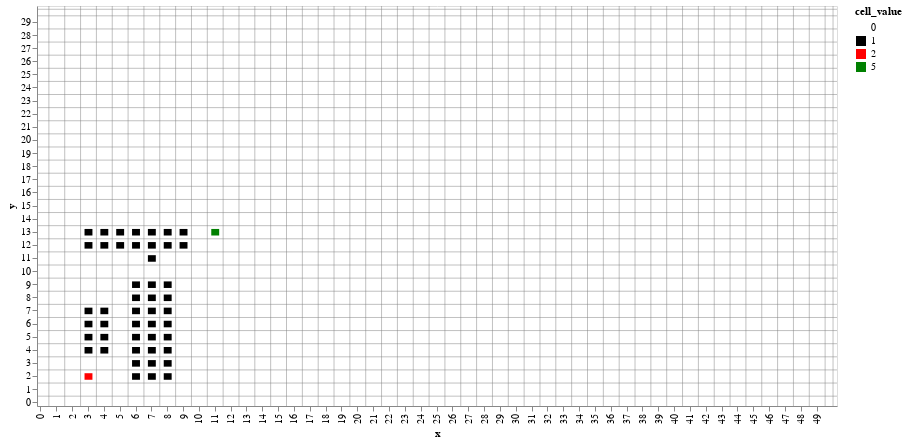

Notebook code for this chart:
### Code cell
flat_grid = [cell for row in grid_matrix for cell in row]
df = pd.DataFrame(flat_grid, columns=['x', 'y', 'cell_value'])

color_scale = alt.Scale(domain=[0, 1, 2, 5], range=['white', 'black', 'red', 'green'])

heatmap = alt.Chart(df).mark_rect().encode(
    x=alt.X('x:O', axis=alt.Axis(title='x', values=list(range(0, 51, 1)))),
    y=alt.Y('y:O', axis=alt.Axis(title='y', values=list(range(0, 31, 1))), sort='descending'),
    color=alt.Color('cell_value:N', scale=color_scale)
).properties(
    width=800,
    height=400
)

horizontal_grid = alt.Chart(pd.DataFrame({'y': [i + 0.5 for i in range(31)]})).mark_rule(color='gray', strokeWidth=0.5).encode(
    y=alt.Y('y:O', sort='descending') 
)

vertical_grid = alt.Chart(pd.DataFrame({'x': [i + 0.5 for i in range(51)]})).mark_rule(color='gray', strokeWidth=0.5).encode(
    x='x:O'
)

heatmap = heatmap + horizontal_grid + vertical_grid

heatmap

### Figure 1 — Vega-Lite specification as saved in the notebook (floating-point values rounded to 4 significant figures; data arrays with more than 128 entries replaced by an {"elided": "..."} marker saying what was removed)
{"config": {"view": {"continuousWidth": 300, "continuousHeight": 300}}, "layer": [{"data": {"name": "data-8e2732be9e876b5a93ad1a97dd9edf26"}, "mark": {"type": "rect"}, "encoding": {"color": {"field": "cell_value", "scale": {"domain": [0, 1, 2, 5], "range": ["white", "black", "red", "green"]}, "type": "nominal"}, "x": {"axis": {"title": "x", "values": [0, 1, 2, 3, 4, 5, 6, 7, 8, 9, 10, 11, 12, 13, 14, 15, 16, 17, 18, 19, 20, 21, 22, 23, 24, 25, 26, 27, 28, 29, 30, 31, 32, 33, 34, 35, 36, 37, 38, 39, 40, 41, 42, 43, 44, 45, 46, 47, 48, 49, 50]}, "field": "x", "type": "ordinal"}, "y": {"axis": {"title": "y", "values": [0, 1, 2, 3, 4, 5, 6, 7, 8, 9, 10, 11, 12, 13, 14, 15, 16, 17, 18, 19, 20, 21, 22, 23, 24, 25, 26, 27, 28, 29, 30]}, "field": "y", "sort": "descending", "type": "ordinal"}}}, {"data": {"name": "data-c5f172dd1685e211f7001412b3fb416e"}, "mark": {"type": "rule", "color": "gray", "strokeWidth": 0.5}, "encoding": {"y": {"field": "y", "sort": "descending", "type": "ordinal"}}}, {"data": {"name": "data-fc49149bfd7fe327f80a205caed9c5bf"}, "mark": {"type": "rule", "color": "gray", "strokeWidth": 0.5}, "encoding": {"x": {"field": "x", "type": "ordinal"}}}], "height": 400, "width": 800, "$schema": "https://vega.github.io/schema/vega-lite/v5.16.3.json", "datasets": {"data-8e2732be9e876b5a93ad1a97dd9edf26": {"elided": "1500 records"}, "data-c5f172dd1685e211f7001412b3fb416e": [{"y": 0.5}, {"y": 1.5}, {"y": 2.5}, {"y": 3.5}, {"y": 4.5}, {"y": 5.5}, {"y": 6.5}, {"y": 7.5}, {"y": 8.5}, {"y": 9.5}, {"y": 10.5}, {"y": 11.5}, {"y": 12.5}, {"y": 13.5}, {"y": 14.5}, {"y": 15.5}, {"y": 16.5}, {"y": 17.5}, {"y": 18.5}, {"y": 19.5}, {"y": 20.5}, {"y": 21.5}, {"y": 22.5}, {"y": 23.5}, {"y": 24.5}, {"y": 25.5}, {"y": 26.5}, {"y": 27.5}, {"y": 28.5}, {"y": 29.5}, {"y": 30.5}], "data-fc49149bfd7fe327f80a205caed9c5bf": [{"x": 0.5}, {"x": 1.5}, {"x": 2.5}, {"x": 3.5}, {"x": 4.5}, {"x": 5.5}, {"x": 6.5}, {"x": 7.5}, {"x": 8.5}, {"x": 9.5}, {"x": 10.5}, {"x": 11.5}, {"x": 12.5}, {"x": 13.5}, {"x": 14.5}, {"x": 15.5}, {"x": 16.5}, {"x": 17.5}, {"x": 18.5}, {"x": 19.5}, {"x": 20.5}, {"x": 21.5}, {"x": 22.5}, {"x": 23.5}, {"x": 24.5}, {"x": 25.5}, {"x": 26.5}, {"x": 27.5}, {"x": 28.5}, {"x": 29.5}, {"x": 30.5}, {"x": 31.5}, {"x": 32.5}, {"x": 33.5}, {"x": 34.5}, {"x": 35.5}, {"x": 36.5}, {"x": 37.5}, {"x": 38.5}, {"x": 39.5}, {"x": 40.5}, {"x": 41.5}, {"x": 42.5}, {"x": 43.5}, {"x": 44.5}, {"x": 45.5}, {"x": 46.5}, {"x": 47.5}, {"x": 48.5}, {"x": 49.5}, {"x": 50.5}]}}
